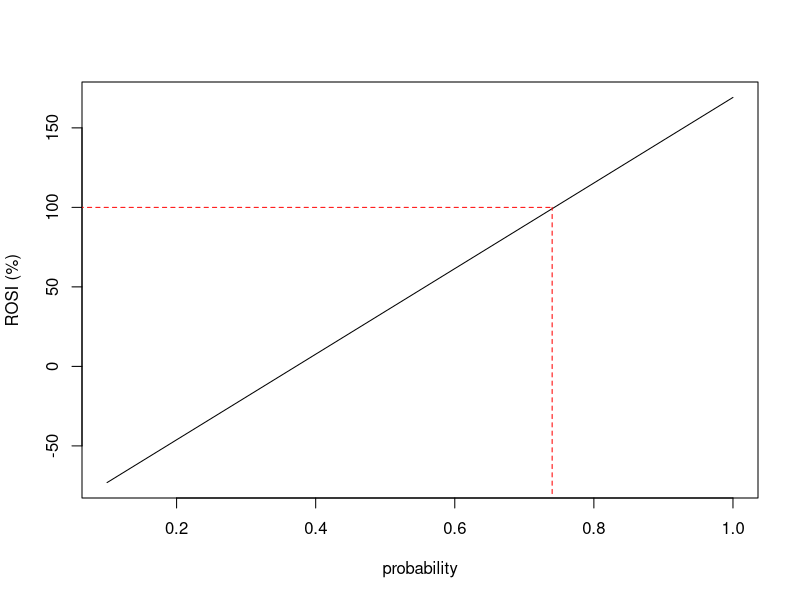

This chart was generated by the following R code:
# Define 2 vectors
p <- c(0.1, 0.2, 0.3, 0.4, 0.5,0.6,0.7,0.8,0.9,1)
costs <- 2204
loss <- 31222
rosi <- ((((loss*p)*0.19)-costs)/costs)*100

plot(p,rosi, type="l", col="black",xlab="probability",ylab="ROSI (%)")

a <- c(0,0.74)
b <- c(100,100)

lines(a,b, type = "l", pch=22, lty=2, col="red")

c <- c(0.74,0.74)
d <- c(-80,100)

lines(c,d, type = "l",pch=22, lty=2, col="red")